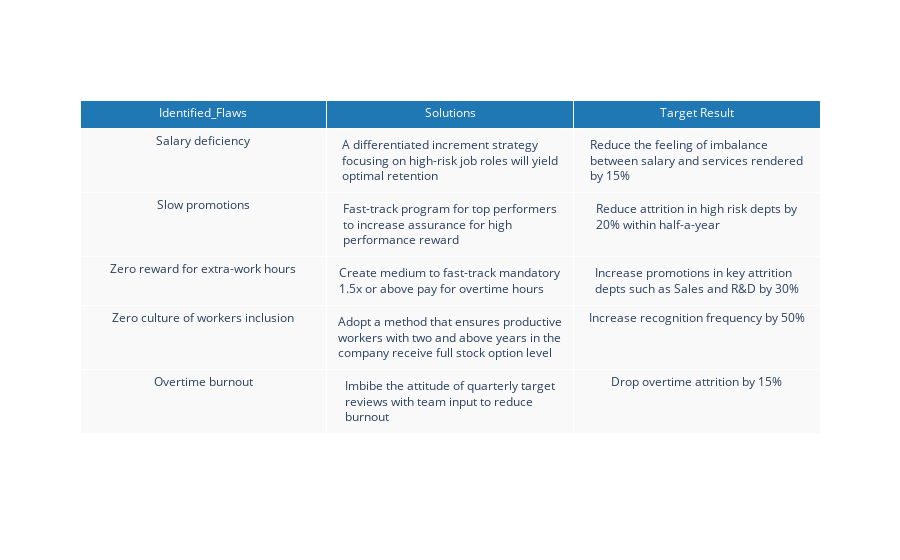

Notebook code for this chart:
### Markdown cell above
### **5 Measures To Solve Identified Performance Culture That Causes Attrition In Indicino Company**

### Code cell
actionable_measures = {
    'Identified_Flaws': [
        'Salary deficiency',
        'Slow promotions',
        'Zero reward for extra-work hours',
        'Zero culture of workers inclusion',
        'Overtime burnout'
    ],
    'Solutions': [
        'A differentiated increment strategy focusing on high-risk job roles will yield optimal retention',
        'Fast-track program for top performers to increase assurance for high performance reward',
        'Create medium to fast-track mandatory 1.5x or above pay for overtime hours',
        'Adopt a method that ensures productive workers with two and above years in the company receive full stock option level',
        'Imbibe the attitude of quarterly target reviews with team input to reduce burnout'
    ],
    'Target Result': [
        'Reduce the feeling of imbalance between salary and services rendered by 15%',
        'Reduce attrition in high risk depts by 20% within half-a-year',
        'Increase promotions in key attrition depts such as Sales and R&D by 30%',
        'Increase recognition frequency by 50%',
        'Drop overtime attrition by 15%'
    ]
}

df = pd.DataFrame(actionable_measures)

fig = go.Figure(data=[go.Table(
    header=dict(values=list(df.columns),
                fill_color='#1f77b4',
                font_color='white'),
    cells=dict(values=[df.Identified_Flaws, df.Solutions, df['Target Result']],
               fill_color='#f9f9f9'))
])

fig.show()

### Figure 1 — Plotly figure (JSON) as saved in the notebook; plotly's stock layout.template omitted (floating-point values rounded to 4 significant figures)
{"data": [{"cells": {"fill": {"color": "#f9f9f9"}, "values": [["Salary deficiency", "Slow promotions", "Zero reward for extra-work hours", "Zero culture of workers inclusion", "Overtime burnout"], ["A differentiated increment strategy focusing on high-risk job roles will yield optimal retention", "Fast-track program for top performers to increase assurance for high performance reward", "Create medium to fast-track mandatory 1.5x or above pay for overtime hours", "Adopt a method that ensures productive workers with two and above years in the company receive full stock option level", "Imbibe the attitude of quarterly target reviews with team input to reduce burnout"], ["Reduce the feeling of imbalance between salary and services rendered by 15%", "Reduce attrition in high risk depts by 20% within half-a-year", "Increase promotions in key attrition depts such as Sales and R&D by 30%", "Increase recognition frequency by 50%", "Drop overtime attrition by 15%"]]}, "header": {"fill": {"color": "#1f77b4"}, "font": {"color": "white"}, "values": ["Identified_Flaws", "Solutions", "Target Result"]}, "type": "table"}], "layout": {"autosize": true}}
